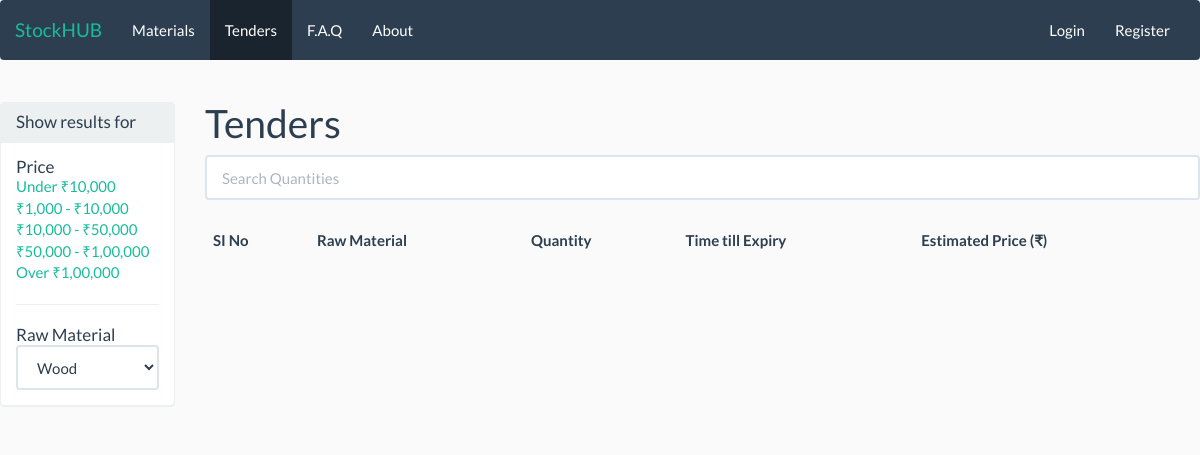
Before: /index.php/tenders with the older database file.
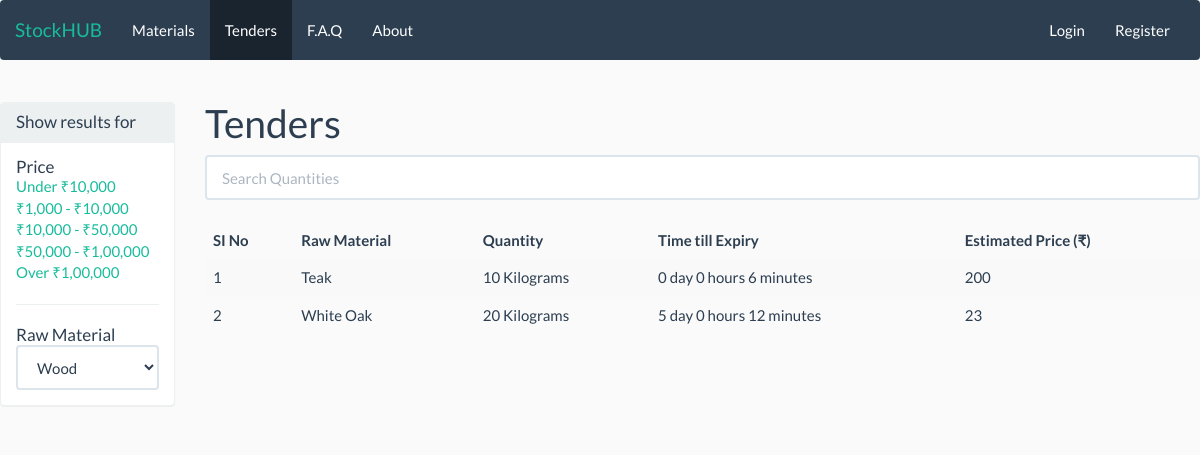
After: the same page with the newer database file.
### tables this page shows
CREATE TABLE `tender` (
  `tender_id` int(11) NOT NULL,
  `m_id` int(11) NOT NULL,
  `raw_material_id` int(11) NOT NULL,
  `tender_quantity` int(11) NOT NULL,
  `tender_quantity_unit` varchar(15) NOT NULL,
  `date_of_submission` date NOT NULL,
  `time_submission` time NOT NULL,
  `date_expire` date NOT NULL,
  `time_expire` time NOT NULL,
  `delivery_location` int(11) NOT NULL,
  `estimated_price` int(9) NOT NULL,
  `extra_info` text
);

CREATE TABLE `raw_material` (
  `raw_material_id` int(11) NOT NULL,
  `rm_name` varchar(255) NOT NULL,
  `material_subcat_id` int(255) NOT NULL,
  `rm_slug` varchar(255) NOT NULL,
  `rm_pic` varchar(255) NOT NULL,
  `rm_desc` text NOT NULL,
  `rm_created_at` timestamp NOT NULL DEFAULT CURRENT_TIMESTAMP ON UPDATE CURRENT_TIMESTAMP
);

### application/controllers/Tenders.php (called while the page is built, shortened)
<?php
	class Tenders extends CI_Controller{
		public function index(){
            $data['title'] = 'Tenders';
            $data['tenders'] = $this->tender_model->get_tenders();
            $this->load->view('templates/header', $data);
            $this->load->view('tenders/index', $data);
            $this->load->view('templates/footer');
        }
	}

### index.php (called while the page is built, shortened)
<?php
require_once BASEPATH.'core/CodeIgniter.php';

### application/helpers/utility_helper.php (called while the page is built)
<?php if ( ! defined('BASEPATH')) exit('No direct script access allowed');
if ( ! function_exists('asset_url()'))
{
  function asset_url()
  {
     return base_url().'assets/';
  }
}

### application/models/Tender_model.php (called while the page is built, shortened)
<?php
	class  Tender_model extends CI_Model{
        public function get_tenders($id = FALSE){
			$this->db->join('raw_material','raw_material.raw_material_id = tender.raw_material_id');
			if($id === FALSE){
				$query = $this->db->get('tender');
				return $query->result_array();
			}
			$this->db->join('manufacturers','manufacturers.m_id = tender.m_id');
			$this->db->join('material_subcat','material_subcat.subcat_id = raw_material.material_subcat_id');
			$query = $this->db->get_where('tender', array('tender_id' => $id));
			return $query->row_array();
		}
	}

### application/views/tenders/index.php (the view, shortened to what this page needs)
<div class="row">
    <div class="col-md-2">
        <div class="panel panel-default">
            <div class="panel-heading">
                <h3 class="panel-title">Show results for</h3>
            </div>
            <div class="panel-body">
                    <h3 class="panel-title">Price</h3>
                        <li class="list-unstyled"><a href="#">Under ₹10,000</a></li>
                        <li class="list-unstyled"><a href="#">₹1,000 - ₹10,000</a></li>
                        <li class="list-unstyled"><a href="#">₹10,000 - ₹50,000</a></li>
                        <li class="list-unstyled"><a href="#">₹50,000 - ₹1,00,000</a></li>
                        <li class="list-unstyled"><a href="#">Over ₹1,00,000</a></li>
                    <hr>
                    <h3 class="panel-title">Raw Material</h3>
                        <select class="form-control" id="sel1" name="tender_quantity_unit">
                            <option value="wood">Wood</option>
                        </select>
        </div>
        </div>
    </div>
    <div class="col-md-10">
        <h1><?= $title ?></h1>
        <input class="form-control" id="tenderSearchInput" type="text" placeholder="Search" >
        <br>
        <table class="table table-striped table-hover " id="tenderSearchTable">
            <thead>
                <tr>
                    <th>SI No</th>
                    <th onclick="sortTable(0)" >Raw Material</th>
                    <th onclick="sortTable(1)" >Quantity</th>
                    <th onclick="sortTable(2)" >Time till Expiry</th>
                    <th onclick="sortTable(3)" >Estimated Price (₹)</th>
                </tr>
            </thead>
            <tbody id="tenderSearchTableBody">
                <?php $i = 1; ?>
                <?php foreach($tenders as $tender): ?>
                        <tr>
                            <td> <a href="<?php echo base_url(); ?>tenders/view/<?php echo($tender['tender_id']); ?>"></a> <?php echo($i++);?></td>
                            <td><?php echo ($tender['rm_name']);?></td>
                            <td><?php echo ($tender['tender_quantity']." ".$tender['tender_quantity_unit']);?> </td>
                            <td>
                            <?php
                                $expdate = $tender['date_expire'];
                                $exptime = $tender['time_expire'];
                                $exp = date('Y-m-d H:i:s', strtotime("$expdate $exptime "));
                                $datetime1 = new DateTime();
                                $datetime2 = new DateTime($exp);
                                $interval = $datetime1->diff($datetime2);
                                echo $interval->format('%d day %h hours %i minutes');
                            ?>
                            </td>
                            <td><?php echo ($tender['estimated_price']);?></td>
                        </tr>
                <?php endforeach; ?>
            </tbody>
        </table>
    </div>
</div>

### application/views/templates/header.php (shortened to what this page needs)
<!DOCTYPE html>
<html>
<head>
    <link rel="stylesheet" type="text/css"  href="<?php echo asset_url();?>css/bootstrap.min.css" />
    <link rel="stylesheet" type="text/css"  href="<?php echo asset_url();?>css/style.css" />
    <link rel="stylesheet" type="text/css"  href="<?php echo asset_url();?>css/animate.min.css" />
</head>
<body>
    <nav class="navbar navbar-default">
        <div class="container-fluid">
            <div class="navbar-header">
            <?php if($title!="Home") :?>
                <a class="navbar-brand" href="<?php echo base_url(); ?>">StockHUB</a>
            <?php endif;?>
            </div>
            <div class="collapse navbar-collapse" id="bs-example-navbar-collapse-1">
            <ul class="nav navbar-nav">
                <li class="<?php if ($title=="Materials") {echo "active"; } else  {echo "noactive";} ?>"> <a href="<?php echo base_url(); ?>materials">Materials</a></li>
                <li class="<?php if ($title=="Tenders") {echo "active"; } else  {echo "noactive";} ?>"> <a href="<?php echo base_url(); ?>tenders">Tenders</a></li>
                <li class="<?php if ($title=="Faq") {echo "active"; } else  {echo "noactive";} ?>"> <a href="<?php echo base_url(); ?>faq">F.A.Q</a></li>
                <li class="<?php if ($title=="About") {echo "active"; } else  {echo "noactive";} ?>"> <a href="<?php echo base_url(); ?>about">About</a></li>
            </ul>
            <ul class="nav navbar-nav navbar-right">
                <?php if(!$this->session->userdata('logged_in')) : ?>
                    <li class="<?php if ($title=="Login") {echo "active"; } else  {echo "noactive";} ?>"> <a href="<?php echo base_url(); ?>users/login">Login</a></li>
                    <li class="<?php if ($title=="Sign Up") {echo "active"; } else  {echo "noactive";} ?>"> <a href="<?php echo base_url(); ?>users/register">Register</a></li>
                <?php endif; ?>
            </ul>
            </div>
        </div>
    </nav>

### application/views/templates/footer.php (shortened to what this page needs)
</body>
</html>

### assets/css/style.css (style rules this page uses)
body { background: #FAFAFA; }
ul { list-style-type: none; padding: 0; }

Changed rows visible on the page:
added tender: raw_material.rm_name "Teak", tender_quantity "10", tender_quantity_unit "Kilograms", $interval->format('%d day %h hours %i minutes') "0 day 0 hours 6 minutes", estimated_price "200"
added tender: raw_material.rm_name "White Oak", tender_quantity "20", tender_quantity_unit "Kilograms", $interval->format('%d day %h hours %i minutes') "5 day 0 hours 12 minutes", estimated_price "23"
